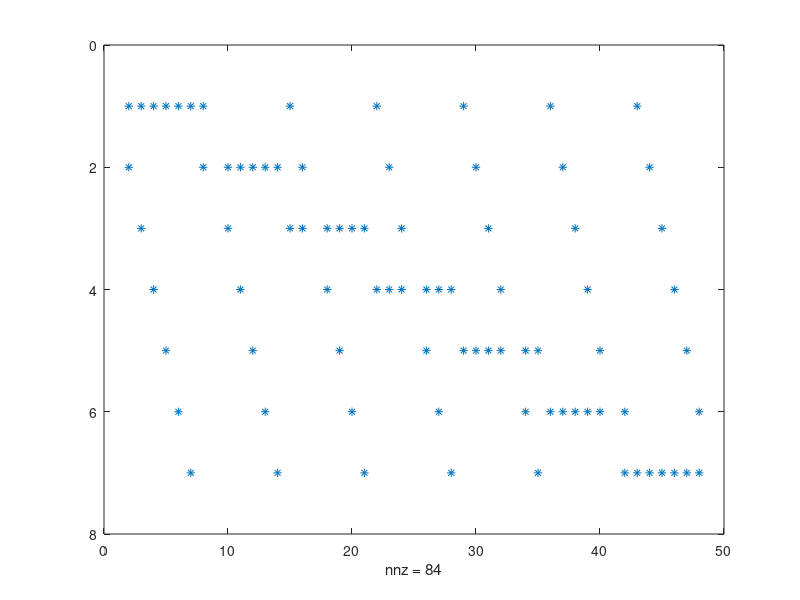

This figure's MATLAB source: (Note: this script raises an error after producing the figure.)
n = 7;
M = 100
c = M*ones(n,n);

O=1;A=2;B=3;C=4;D=5;E=6;T=7;
c(O,A) = 2; c(A,O) = 2; 
c(O,B) = 5; c(B,O) = 5; 
c(O,C) = 4; c(C,O) = 4; 
c(A,B) = 2; c(B,A) = 2; 
c(A,D) = 7; c(D,A) = 7; 
c(B,C) = 1; c(C,B) = 1; 
c(B,D) = 4; c(D,B) = 4; 
c(B,E) = 3; c(E,B) = 3; 
c(C,E) = 4; c(E,C) = 4; 
c(D,E) = 1; c(E,D) = 1; 
c(D,T) = 5; c(T,D) = 5; 
c(E,T) = 7; c(T,E) = 7; 
Amat = zeros(n,n*n);
for i=1:n, 
  Amat(i,(1+(i-1)*n):i*n) = ones(1,n); 
  Amat(i,i:n:n*n) = Amat(i,i:n:n*n) - ones(1,n);
end
spy(Amat) % skoda A fylkid sem mynd
b = zeros(n,1); b(1) = 1; b(n) = -1;
c = c(:);
[x,fmin] = linprog(c,[],[],Amat,b,zeros(1,n*n));
reshape(x,n,n)
